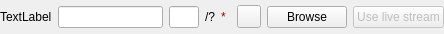
<?xml version="1.0" encoding="UTF-8"?>
<ui version="4.0">
 <class>MWRunFiles</class>
 <widget class="QWidget" name="MWRunFiles">
  <property name="geometry">
   <rect>
    <x>0</x>
    <y>0</y>
    <width>444</width>
    <height>34</height>
   </rect>
  </property>
  <property name="sizePolicy">
   <sizepolicy hsizetype="Preferred" vsizetype="Minimum">
    <horstretch>0</horstretch>
    <verstretch>0</verstretch>
   </sizepolicy>
  </property>
  <property name="windowTitle">
   <string>Form</string>
  </property>
  <layout class="QHBoxLayout" name="horizontalLayout">
   <property name="margin">
    <number>0</number>
   </property>
   <item>
    <widget class="QLabel" name="textLabel">
     <property name="text">
      <string>TextLabel</string>
     </property>
    </widget>
   </item>
   <item>
    <widget class="QLineEdit" name="fileEditor">
     <property name="maxLength">
       <number>500000</number>
     </property>
     <property name="sizePolicy">
      <sizepolicy hsizetype="Expanding" vsizetype="Fixed">
       <horstretch>0</horstretch>
       <verstretch>20</verstretch>
      </sizepolicy>
     </property>
     <property name="minimumSize">
      <size>
       <width>40</width>
       <height>0</height>
      </size>
     </property>
    </widget>
   </item>
   <item>
    <widget class="QLineEdit" name="entryNum">
     <property name="sizePolicy">
      <sizepolicy hsizetype="Maximum" vsizetype="Fixed">
       <horstretch>40</horstretch>
       <verstretch>0</verstretch>
      </sizepolicy>
     </property>
     <property name="minimumSize">
      <size>
       <width>30</width>
       <height>0</height>
      </size>
     </property>
     <property name="maximumSize">
      <size>
       <width>20</width>
       <height>16777215</height>
      </size>
     </property>
    </widget>
   </item>
   <item>
    <widget class="QLabel" name="numEntries">
     <property name="text">
      <string>/?</string>
     </property>
    </widget>
   </item>
   <item>
    <widget class="QLabel" name="valid">
     <property name="sizePolicy">
      <sizepolicy hsizetype="Fixed" vsizetype="Fixed">
       <horstretch>10</horstretch>
       <verstretch>20</verstretch>
      </sizepolicy>
     </property>
     <property name="minimumSize">
      <size>
       <width>10</width>
       <height>0</height>
      </size>
     </property>
     <property name="palette">
      <palette>
       <active>
        <colorrole role="WindowText">
         <brush brushstyle="SolidPattern">
          <color alpha="255">
           <red>170</red>
           <green>0</green>
           <blue>0</blue>
          </color>
         </brush>
        </colorrole>
       </active>
       <inactive>
        <colorrole role="WindowText">
         <brush brushstyle="SolidPattern">
          <color alpha="255">
           <red>170</red>
           <green>0</green>
           <blue>0</blue>
          </color>
         </brush>
        </colorrole>
       </inactive>
       <disabled>
        <colorrole role="WindowText">
         <brush brushstyle="SolidPattern">
          <color alpha="255">
           <red>118</red>
           <green>116</green>
           <blue>108</blue>
          </color>
         </brush>
        </colorrole>
       </disabled>
      </palette>
     </property>
     <property name="text">
      <string>*</string>
     </property>
    </widget>
   </item>
   <item>
    <widget class="QToolButton" name="browseIco">
     <property name="text">
      <string/>
     </property>
     <property name="icon">
      <iconset resource="../../../../images/images.qrc">
       <normaloff>:/Icons/LoadFile.png</normaloff>:/Icons/LoadFile.png</iconset>
     </property>
    </widget>
   </item>
   <item>
    <widget class="QPushButton" name="browseBtn">
     <property name="text">
      <string>Browse</string>
     </property>
    </widget>
   </item>
   <item>
    <widget class="QPushButton" name="liveButton">
     <property name="enabled">
      <bool>false</bool>
     </property>
     <property name="toolTip">
      <string>Enabled if a connection can be made to your default instrument</string>
     </property>
     <property name="text">
      <string>Use live stream</string>
     </property>
     <property name="checkable">
      <bool>true</bool>
     </property>
    </widget>
   </item>
  </layout>
  <action name="actionDialog">
   <property name="icon">
    <iconset>
     <normaloff>LoadFile.png</normaloff>LoadFile.png</iconset>
   </property>
   <property name="text">
    <string>File Dialog</string>
   </property>
  </action>
 </widget>
 <resources>
  <include location="../../../../images/images.qrc"/>
 </resources>
 <connections>
  <connection>
   <sender>liveButton</sender>
   <signal>toggled(bool)</signal>
   <receiver>fileEditor</receiver>
   <slot>setDisabled(bool)</slot>
   <hints>
    <hint type="sourcelabel">
     <x>380</x>
     <y>16</y>
    </hint>
    <hint type="destinationlabel">
     <x>93</x>
     <y>16</y>
    </hint>
   </hints>
  </connection>
  <connection>
   <sender>liveButton</sender>
   <signal>toggled(bool)</signal>
   <receiver>entryNum</receiver>
   <slot>setDisabled(bool)</slot>
   <hints>
    <hint type="sourcelabel">
     <x>380</x>
     <y>16</y>
    </hint>
    <hint type="destinationlabel">
     <x>134</x>
     <y>16</y>
    </hint>
   </hints>
  </connection>
  <connection>
   <sender>liveButton</sender>
   <signal>toggled(bool)</signal>
   <receiver>numEntries</receiver>
   <slot>setDisabled(bool)</slot>
   <hints>
    <hint type="sourcelabel">
     <x>380</x>
     <y>16</y>
    </hint>
    <hint type="destinationlabel">
     <x>161</x>
     <y>16</y>
    </hint>
   </hints>
  </connection>
  <connection>
   <sender>liveButton</sender>
   <signal>toggled(bool)</signal>
   <receiver>valid</receiver>
   <slot>setDisabled(bool)</slot>
   <hints>
    <hint type="sourcelabel">
     <x>380</x>
     <y>16</y>
    </hint>
    <hint type="destinationlabel">
     <x>178</x>
     <y>16</y>
    </hint>
   </hints>
  </connection>
  <connection>
   <sender>liveButton</sender>
   <signal>toggled(bool)</signal>
   <receiver>browseIco</receiver>
   <slot>setDisabled(bool)</slot>
   <hints>
    <hint type="sourcelabel">
     <x>380</x>
     <y>16</y>
    </hint>
    <hint type="destinationlabel">
     <x>204</x>
     <y>16</y>
    </hint>
   </hints>
  </connection>
  <connection>
   <sender>liveButton</sender>
   <signal>toggled(bool)</signal>
   <receiver>browseBtn</receiver>
   <slot>setDisabled(bool)</slot>
   <hints>
    <hint type="sourcelabel">
     <x>380</x>
     <y>16</y>
    </hint>
    <hint type="destinationlabel">
     <x>268</x>
     <y>16</y>
    </hint>
   </hints>
  </connection>
 </connections>
</ui>
